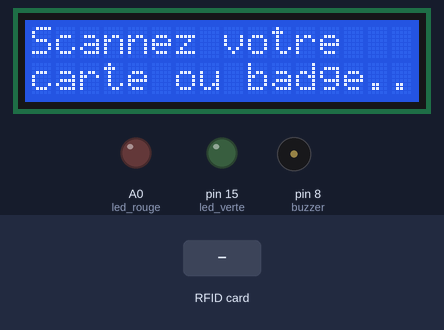
Recording of a sketch running on a simulated Arduino Uno, built with avr-gcc and run on an emulated ATmega328P. On the bench: 16×2 character LCD, output pins drawn as LEDs (lit = HIGH), buzzer (waves = sounding). Inputs (shaded band) come from the test bench. Pins used as bus, display or sensor lines are not drawn.

Above: at 4.3 s.
4.4 s: RFID card A0 70 21 32 held to the reader
At 5.0 s:
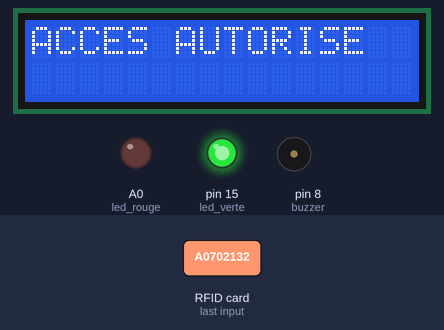
7.4 s: RFID card 5E 7A 19 C4 held to the reader
At 7.8 s:
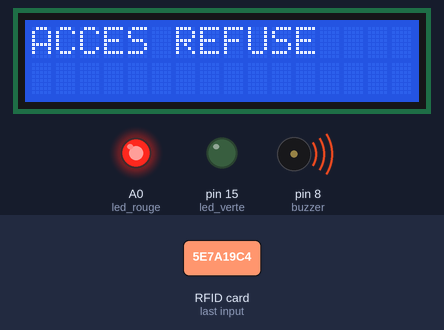
At 9.0 s:
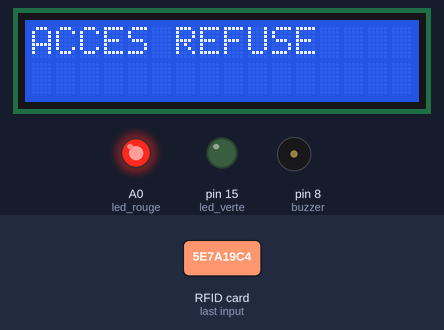
Timing chart, 0 to 10.9 s (numbered marks = the images above; inputs shaded):
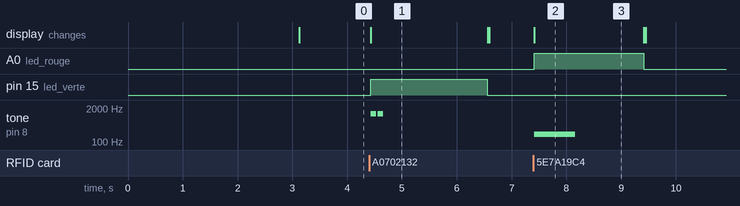

The sketch:

RFID_Test_1_LCD.ino
```cpp
#include <LiquidCrystal.h>

#include <SPI.h>
#include <MFRC522.h>
LiquidCrystal lcd(6, 7, 5, 4, 3, 2);

#define RST_PIN 9
#define SS_PIN 10
MFRC522 module_rfid(SS_PIN, RST_PIN);

int buzzer = 8;
int led_rouge = 14;
int led_verte = 15;

void setup() {
  pinMode(led_rouge, OUTPUT);
  pinMode(led_verte, OUTPUT);
  pinMode(buzzer, OUTPUT);
  lcd.begin(16, 2);
  SPI.begin();
  module_rfid.PCD_Init();
  lcd.print("Dispositif");
  lcd.setCursor(0, 1);
  lcd.print("d'identification");
  delay(3000);
  lcd.clear();
  // put your setup code here, to run once:

}

void loop() {
  // put your main code here, to run repeatedly:
  lcd.print("Scannez votre");
  lcd.setCursor(0, 1);
  lcd.print("carte ou badge..");

  if (!module_rfid.PICC_IsNewCardPresent()) {
    return;
  }
  if (!module_rfid.PICC_ReadCardSerial()) {
    return;
  }

  String UID = "";

  for (byte i = 0; i < module_rfid.uid.size; i++) {
    UID.concat(String(module_rfid.uid.uidByte[i] < 0x10 ? " 0" : " "));
    UID.concat(String(module_rfid.uid.uidByte[i], HEX));
  }

  UID.toUpperCase();

  if (UID.substring(1) == "A0 70 21 32") {
    lcd.clear();
    lcd.setCursor(0, 0);
    lcd.print("ACCES AUTORISE");
    digitalWrite(led_verte, HIGH);
    tone(buzzer, 1200, 100);
    delay(125);
    tone(buzzer, 1200, 100);
    delay(2000);
    digitalWrite(led_verte, LOW);
    lcd.clear();
  } else {
    lcd.clear();
    lcd.setCursor(0, 0);
    lcd.print("ACCES REFUSE");
    digitalWrite(led_rouge, HIGH);
    tone(buzzer, 200, 750);
    delay(2000);
    digitalWrite(led_rouge, LOW);
    lcd.clear();
  }
}
```

Measured:
- after the input at 4.4 s, pin 15 (led_verte): LOW → HIGH at once, → LOW 2.1 s later; tone on pin 8 (buzzer): alternates 1200 Hz for 0.10 s and silent for 0.03 s, 4 changes in all, then stays silent, starting at once; the display: changes at once (image 1)
- after the input at 7.4 s, A0 (led_rouge): LOW → HIGH at once, → LOW 2.0 s later; tone on pin 8 (buzzer): silent → 200 Hz at once, → silent 0.75 s later; the display: changes at once (image 2)
- what the display in image 1 shows lasts 2.2 s, from 4.4 s to 6.6 s
- what the display in image 2 shows lasts 2.0 s, from 7.4 s to 9.4 s
